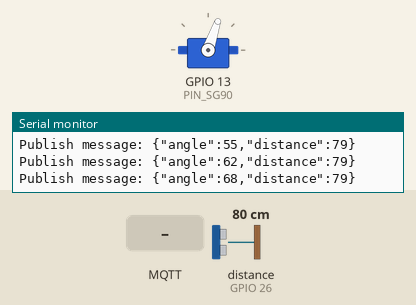
A program run on a simulated ESP32. Parts: servo, the last lines printed to the serial monitor. Wiring (inferred from the names in the program): ultrasonic range finder: trigger GPIO 27; echo GPIO 26. The test bench sets the inputs (shaded band); at power-on: distance to the obstacle (sensor on GPIO 26) 80 cm. The echo pulse lasts 58.3 µs per cm; WiFi joins after 1.5 s; servers stay silent unless stated; random numbers use the default seed unless the program sets one; no MQTT or app messages arrive unless stated.

Above: at 2.8 s.
2.9 s: distance to the obstacle (sensor on GPIO 26) set to 2 cm
At 3.28 s:
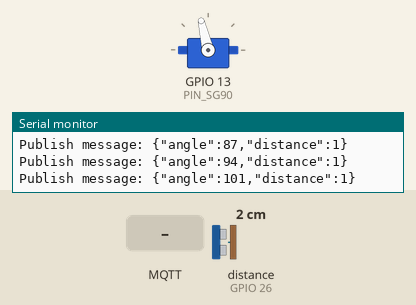
5.9 s: MQTT message "1" arrives on the first subscribed topic
At 6.28 s:
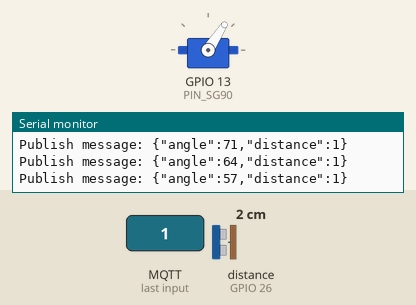
8.9 s: MQTT message "on" arrives on the first subscribed topic
At 9.29 s:
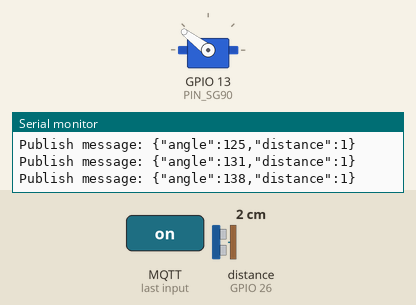
11.9 s: MQTT message "off" arrives on the first subscribed topic
At 12.29 s:
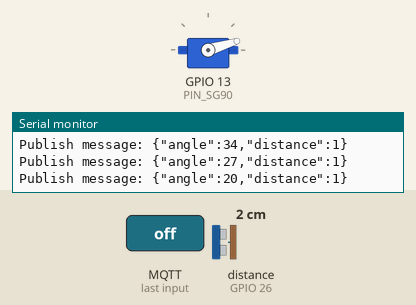
14.9 s: distance to the obstacle (sensor on GPIO 26) set to 9 cm
17.9 s: distance to the obstacle (sensor on GPIO 26) set to 35 cm
Timing chart, 0 to 39.8 s (numbered marks = the images above; inputs shaded):
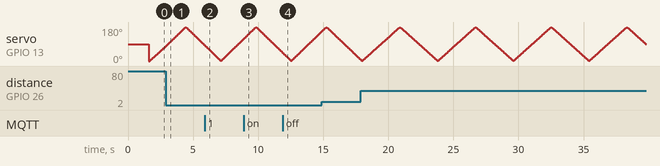

The program:

main.cpp
```cpp
#include <Arduino.h>

#define ULTRASON
#define WIFICLIENT
#define SERVOMOTEUR
#define MQTTCLIENT

#if defined(WIFICLIENT)
#include "wifi_custom.hpp"
#endif

#if defined(MQTTCLIENT)
#include "mqtt_custom.hpp"
#endif

#if defined(SERVOMOTEUR)
  #include <ESP32Servo.h>
  #define PIN_SG90 13
  Servo radarServo;

  int direction = 1;
  unsigned long lastServoMove = 0; // Timing pour le mouvement fluide
  const unsigned long SERVO_MOVE_INTERVAL = 15; // Mouvement toutes les 15ms
#endif

#if defined(ULTRASON)
  #define TRIG_PIN 27
  #define ECHO_PIN 26

long duration = 0;
  int distance = -1; // -1 = hors de portée / non mesuré
#endif

/**
 * @brief Initialise les différents composant de l'ESP32
 *
 * @details
 *
 */
void setup() {
  Serial.begin(115200);

#if defined(WIFICLIENT)
  setupWifi();
#endif

#if defined(SERVOMOTEUR)
  radarServo.attach(PIN_SG90);
  Serial.println("Test SG90");
#endif

  #if defined(ULTRASON)
  pinMode(TRIG_PIN, OUTPUT);
  pinMode(ECHO_PIN, INPUT);
  Serial.println("Test HC-SR04");
#endif

#if defined(MQTTCLIENT)
    Serial.print("mqtt_server : ");
    Serial.println(mqtt_server);

    Serial.print("mqtt_port : ");
    Serial.println(mqtt_port);

    client.setServer(mqtt_server, mqtt_port);
  client.setCallback(callback);
#endif

}

#if defined(SERVOMOTEUR)
  int angle = 0;
  int step = 1;
#endif

void loop() {
  // CORRECTION : Déclaration de 'now' une seule fois, en dehors des #if
  unsigned long now = millis();

  // --- 6.1 GESTION DU SERVOMOTEUR (Tâche non-bloquante de 15ms) ---
  #if defined(SERVOMOTEUR)
    if (now - lastServoMove >= SERVO_MOVE_INTERVAL) {
      lastServoMove = now;

      radarServo.write(angle);
      angle += step * direction;

      if(angle >= 180) direction = -1;
      if(angle <= 0) direction = 1;
    }
  #endif

  #if defined(ULTRASON)
    digitalWrite(TRIG_PIN, LOW);
    delayMicroseconds(2);
    digitalWrite(TRIG_PIN, HIGH);
    delayMicroseconds(10);
    digitalWrite(TRIG_PIN, LOW);

    duration = pulseIn(ECHO_PIN, HIGH, 20000);

    // Traitement de la distance
    if (duration > 0) {
      distance = duration * 0.034 / 2;

      if (distance > 400 || duration >= 100000) {
        distance = 400;
      }
    } else {
        distance = 400;
    }
  #endif

  #if defined(MQTTCLIENT)
    if (!client.connected()) {
      reconnect();
    }
    client.loop();

    // Publication des données toutes les 100ms
    if (now - lastMsg > 100) {
      lastMsg = now;

      // Construction du JSON
      snprintf(
        msg,
        MSG_BUFFER_SIZE,
        // Format JSON : {"angle": [int], "distance": [int]}
        R"({"angle":%d,"distance":%d})",

      #if defined(SERVOMOTEUR)
        angle,
      #else
        -1,
      #endif
      #if defined(ULTRASON)
        distance
      #else
        -1
      #endif
      );

      Serial.print("Publish message: ");
      Serial.println(msg);
      client.publish("RadarB2Ynov", msg);
    }
  #endif
}


// lucas notin elise tyselier clara
```

mqtt_custom.cpp
```cpp
#include "mqtt_custom.hpp"

#include <WiFiClient.h>
#include <PubSubClient.h>

// Configuration MQTT
const char* mqtt_server   = "broker.emqx.io";   // hôte sans schéma
const int   mqtt_port     = 1883;               // Port MQTT non sécurisé (plain TCP)

WiFiClient espClient;
PubSubClient client(espClient);
unsigned long lastMsg = 0;
const int MSG_BUFFER_SIZE = 128;
char msg[MSG_BUFFER_SIZE];
int value = 0;

void callback(char* topic, byte* payload, unsigned int length) {
  Serial.print("Message arrived [");
  Serial.print(topic);
  Serial.print("] ");
  for (unsigned int i = 0; i < length; i++) {
    Serial.print((char)payload[i]);
  }
  Serial.println();
}

void reconnect() {
  // Connexion sécurisée : on ne vérifie pas le certificat (à sécuriser pour la prod)
  // espClient.setInsecure(); // NON NÉCESSAIRE AVEC WiFiClient

  while (!client.connected()) {
    Serial.print("Attempting MQTT connection...");

    String clientId = "ESP8266Client-";
    clientId += String(random(0xffff), HEX);

    Serial.print("clientId : ");
    Serial.println(clientId);

    // Connexion avec identifiant et éventuellement mot de passe
    if ( client.connect(clientId.c_str())) {
      Serial.println("connected to EMQX");
      client.subscribe("qefsgrdhftgj");
    } else {
      Serial.print("failed, rc=");
      Serial.print(client.state());
      Serial.println(" try again in 5 seconds");
      delay(5000);
    }
  }
}
```

mqtt_custom.hpp
```cpp
#ifndef mqtt_CUSTOM
#define mqtt_CUSTOM

#include <WiFi.h>
#include <PubSubClient.h>

extern const char* mqtt_server;
extern const int   mqtt_port;

extern WiFiClient espClient;
extern PubSubClient client;
extern unsigned long lastMsg;
extern const int MSG_BUFFER_SIZE;
extern char msg[];
extern int value;

void callback(char* topic, byte* payload, unsigned int length);
void reconnect();

#endif
```

wifi_custom.cpp
```cpp
#include "wifi_custom.hpp"

    const char* ssid = "iPhone de Anthony";
    const char* mdp = "1234567891011";

/**
 * @brief Initialise et connecte l'ESP32 au réseau WiFi.
 *
 * @details
 * Démarre la connexion WiFi en utilisant les identifiants globaux `ssid` et `mdp`.
 * Affiche des informations sur le moniteur série :
 *  - affiche le nom du réseau visé,
 *  - confirme la connexion.
 */

void setupWifi() {
  delay(100);
  Serial.print("\nConnexion a : ");
  Serial.println(ssid);

  WiFi.mode(WIFI_STA);
  WiFi.begin(ssid, mdp);

  while (WiFi.status() != WL_CONNECTED) {
    Serial.print("-");
  }

  if (WiFi.status() == WL_CONNECTED) {

    Serial.print("\nConnecte a : ");
    Serial.println(ssid);

    Serial.print("IP address: ");
    Serial.println(WiFi.localIP());

  } else {
    Serial.println("\nEchec connexion WiFi");
  }
}
```

wifi_custom.hpp
```cpp
#ifndef WIFI_CUSTOM
#define WIFI_CUSTOM

#include <WiFi.h>

void setupWifi();

#endif
```
